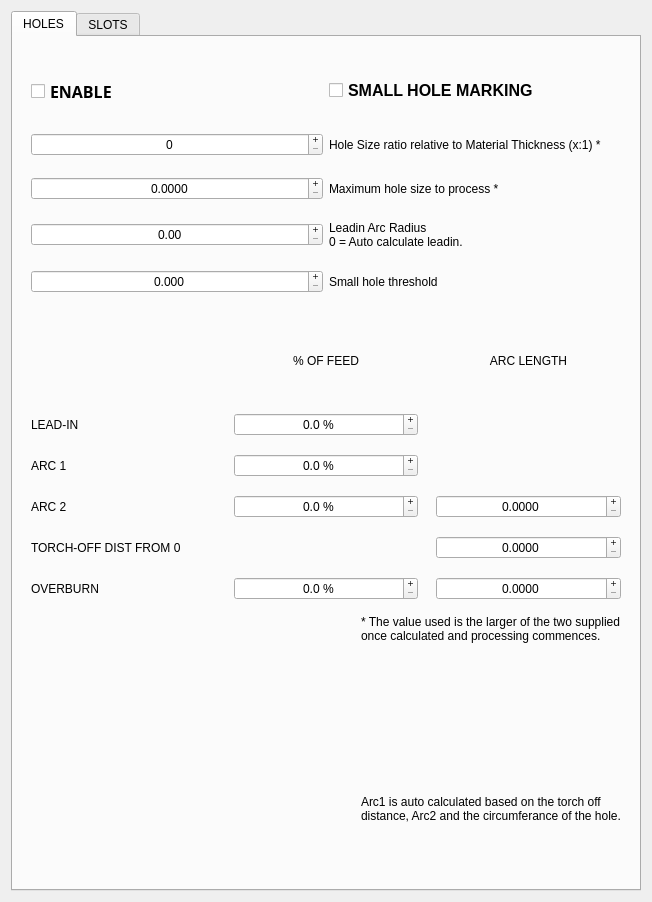
             <widget class="QWidget" name="widget_18" native="true">
              <property name="sizePolicy">
               <sizepolicy hsizetype="Preferred" vsizetype="Preferred">
                <horstretch>1</horstretch>
                <verstretch>0</verstretch>
               </sizepolicy>
              </property>
              <layout class="QVBoxLayout" name="verticalLayout_10">
               <item>
                <widget class="MkTabWidget" name="tab_holes_and_slots">
                 <property name="currentIndex">
                  <number>0</number>
                 </property>
                 <widget class="QWidget" name="tab_14">
                  <property name="sizePolicy">
                   <sizepolicy hsizetype="Preferred" vsizetype="MinimumExpanding">
                    <horstretch>0</horstretch>
                    <verstretch>0</verstretch>
                   </sizepolicy>
                  </property>
                  <property name="minimumSize">
                   <size>
                    <width>0</width>
                    <height>850</height>
                   </size>
                  </property>
                  <attribute name="title">
                   <string>HOLES</string>
                  </attribute>
                  <layout class="QVBoxLayout" name="verticalLayout_19">
                   <item>
                    <widget class="QWidget" name="widget_22" native="true">
                     <layout class="QGridLayout" name="gridLayout_28">
                      <item row="1" column="0">
                       <widget class="PlasmaHalSpinBox" name="spn_hole_thickness_ratio">
                        <property name="alignment">
                         <set>Qt::AlignCenter</set>
                        </property>
                        <property name="buttonSymbols">
                         <enum>QAbstractSpinBox::PlusMinus</enum>
                        </property>
                        <property name="pinBaseName" stdset="0">
                         <string>plasma-hole-thickness-ratio</string>
                        </property>
                        <property name="settingName" stdset="0">
                         <string>plasma_hole_thickness_ratio</string>
                        </property>
                       </widget>
                      </item>
                      <item row="4" column="0">
                       <widget class="PlasmaHalDoubleSpinBox" name="spn_small_hole_threshold">
                        <property name="alignment">
                         <set>Qt::AlignCenter</set>
                        </property>
                        <property name="buttonSymbols">
                         <enum>QAbstractSpinBox::PlusMinus</enum>
                        </property>
                        <property name="decimals">
                         <number>3</number>
                        </property>
                        <property name="pinBaseName" stdset="0">
                         <string>plasma-small-hole-threshold</string>
                        </property>
                        <property name="settingName" stdset="0">
                         <string>plasma_small_hole_threshold</string>
                        </property>
                       </widget>
                      </item>
                      <item row="4" column="1">
                       <widget class="QLabel" name="label_73">
                        <property name="text">
                         <string>Small hole threshold</string>
                        </property>
                       </widget>
                      </item>
                      <item row="3" column="0">
                       <widget class="PlasmaHalDoubleSpinBox" name="spn_leadin_radius">
                        <property name="alignment">
                         <set>Qt::AlignCenter</set>
                        </property>
                        <property name="buttonSymbols">
                         <enum>QAbstractSpinBox::PlusMinus</enum>
                        </property>
                        <property name="pinBaseName" stdset="0">
                         <string>plasma-leadin-radius</string>
                        </property>
                        <property name="settingName" stdset="0">
                         <string>plasma_leadin_radius</string>
                        </property>
                       </widget>
                      </item>
                      <item row="1" column="1">
                       <widget class="QLabel" name="label_11">
                        <property name="text">
                         <string>Hole Size ratio relative to Material Thickness (x:1) *</string>
                        </property>
                        <property name="wordWrap">
                         <bool>true</bool>
                        </property>
                       </widget>
                      </item>
                      <item row="3" column="1">
                       <widget class="QLabel" name="label_79">
                        <property name="text">
                         <string>Leadin Arc Radius
0 = Auto calculate leadin.</string>
                        </property>
                        <property name="wordWrap">
                         <bool>true</bool>
                        </property>
                       </widget>
                      </item>
                      <item row="0" column="0">
                       <widget class="PlasmaHalCheckBox" name="chkb_hole_detect_enable">
                        <property name="minimumSize">
                         <size>
                          <width>0</width>
                          <height>42</height>
                         </size>
                        </property>
                        <property name="maximumSize">
                         <size>
                          <width>16777215</width>
                          <height>42</height>
                         </size>
                        </property>
                        <property name="font">
                         <font>
                          <family>Sans</family>
                          <pointsize>12</pointsize>
                          <weight>75</weight>
                          <italic>false</italic>
                          <bold>true</bold>
                         </font>
                        </property>
                        <property name="styleSheet">
                         <string notr="true">font: bold 12pt;</string>
                        </property>
                        <property name="text">
                         <string>ENABLE</string>
                        </property>
                        <property name="pinBaseName" stdset="0">
                         <string>plasma-hole-detect-enable</string>
                        </property>
                        <property name="settingName" stdset="0">
                         <string>plasma_hole_detect_enable</string>
                        </property>
                       </widget>
                      </item>
                      <item row="0" column="1">
                       <widget class="PlasmaHalCheckBox" name="chkb_small_hole_detect">
                        <property name="styleSheet">
                         <string notr="true">font: bold 12pt;</string>
                        </property>
                        <property name="text">
                         <string>SMALL HOLE MARKING</string>
                        </property>
                        <property name="pinBaseName" stdset="0">
                         <string>plasma-small-hole-detect</string>
                        </property>
                        <property name="settingName" stdset="0">
                         <string>plasma_small_hole_detect</string>
                        </property>
                       </widget>
                      </item>
                      <item row="2" column="1">
                       <widget class="QLabel" name="label_70">
                        <property name="text">
                         <string>Maximum hole size to process *</string>
                        </property>
                       </widget>
                      </item>
                      <item row="2" column="0">
                       <widget class="PlasmaHalDoubleSpinBox" name="spn_max_hole_size">
                        <property name="alignment">
                         <set>Qt::AlignCenter</set>
                        </property>
                        <property name="buttonSymbols">
                         <enum>QAbstractSpinBox::PlusMinus</enum>
                        </property>
                        <property name="decimals">
                         <number>4</number>
                        </property>
                        <property name="maximum">
                         <double>200.000000000000000</double>
                        </property>
                        <property name="pinBaseName" stdset="0">
                         <string>plasma-max-hole-size</string>
                        </property>
                        <property name="settingName" stdset="0">
                         <string>plasma_max_hole_size</string>
                        </property>
                       </widget>
                      </item>
                     </layout>
                    </widget>
                   </item>
                   <item>
                    <widget class="QWidget" name="widget_21" native="true">
                     <property name="sizePolicy">
                      <sizepolicy hsizetype="Preferred" vsizetype="Preferred">
                       <horstretch>0</horstretch>
                       <verstretch>0</verstretch>
                      </sizepolicy>
                     </property>
                     <property name="sizeIncrement">
                      <size>
                       <width>0</width>
                       <height>0</height>
                      </size>
                     </property>
                     <property name="baseSize">
                      <size>
                       <width>0</width>
                       <height>0</height>
                      </size>
                     </property>
                     <layout class="QGridLayout" name="gridLayout_29">
                      <property name="topMargin">
                       <number>0</number>
                      </property>
                      <property name="bottomMargin">
                       <number>0</number>
                      </property>
                      <property name="spacing">
                       <number>18</number>
                      </property>
                      <item row="5" column="0">
                       <widget class="QLabel" name="label_81">
                        <property name="text">
                         <string>OVERBURN</string>
                        </property>
                       </widget>
                      </item>
                      <item row="2" column="0">
                       <widget class="QLabel" name="label_80">
                        <property name="text">
                         <string>ARC 1</string>
                        </property>
                       </widget>
                      </item>
                      <item row="1" column="1">
                       <widget class="PlasmaHalDoubleSpinBox" name="spn_leadin_percent_2">
                        <property name="alignment">
                         <set>Qt::AlignCenter</set>
                        </property>
                        <property name="buttonSymbols">
                         <enum>QAbstractSpinBox::PlusMinus</enum>
                        </property>
                        <property name="suffix">
                         <string> %</string>
                        </property>
                        <property name="decimals">
                         <number>1</number>
                        </property>
                        <property name="pinBaseName" stdset="0">
                         <string>plasma-leadin-percent</string>
                        </property>
                        <property name="settingName" stdset="0">
                         <string>plasma_leadin_percent</string>
                        </property>
                       </widget>
                      </item>
                      <item row="3" column="0">
                       <widget class="QLabel" name="label_84">
                        <property name="text">
                         <string>ARC 2</string>
                        </property>
                       </widget>
                      </item>
                      <item row="0" column="2">
                       <widget class="QLabel" name="label_85">
                        <property name="text">
                         <string>ARC LENGTH</string>
                        </property>
                        <property name="alignment">
                         <set>Qt::AlignCenter</set>
                        </property>
                       </widget>
                      </item>
                      <item row="3" column="2">
                       <widget class="PlasmaHalDoubleSpinBox" name="spn_arc2_distance_2">
                        <property name="alignment">
                         <set>Qt::AlignCenter</set>
                        </property>
                        <property name="buttonSymbols">
                         <enum>QAbstractSpinBox::PlusMinus</enum>
                        </property>
                        <property name="suffix">
                         <string/>
                        </property>
                        <property name="decimals">
                         <number>4</number>
                        </property>
                        <property name="pinBaseName" stdset="0">
                         <string>plasma-arc2-distance</string>
                        </property>
                        <property name="settingName" stdset="0">
                         <string>plasma_arc2_distance</string>
                        </property>
                       </widget>
                      </item>
                      <item row="5" column="1">
                       <widget class="PlasmaHalDoubleSpinBox" name="spn_arc3_percent_2">
                        <property name="alignment">
                         <set>Qt::AlignCenter</set>
                        </property>
                        <property name="buttonSymbols">
                         <enum>QAbstractSpinBox::PlusMinus</enum>
                        </property>
                        <property name="suffix">
                         <string> %</string>
                        </property>
                        <property name="decimals">
                         <number>1</number>
                        </property>
                        <property name="pinBaseName" stdset="0">
                         <string>plasma-arc3-percent</string>
                        </property>
                        <property name="settingName" stdset="0">
                         <string>plasma_arc3_percent</string>
                        </property>
                       </widget>
                      </item>
                      <item row="3" column="1">
                       <widget class="PlasmaHalDoubleSpinBox" name="spn_arc2_percent_2">
                        <property name="alignment">
                         <set>Qt::AlignCenter</set>
                        </property>
                        <property name="buttonSymbols">
                         <enum>QAbstractSpinBox::PlusMinus</enum>
                        </property>
                        <property name="suffix">
                         <string> %</string>
                        </property>
                        <property name="decimals">
                         <number>1</number>
                        </property>
                        <property name="pinBaseName" stdset="0">
                         <string>plasma-arc2-percent</string>
                        </property>
                        <property name="settingName" stdset="0">
                         <string>plasma_arc2_percent</string>
                        </property>
                       </widget>
                      </item>
                      <item row="1" column="0">
                       <widget class="QLabel" name="label_82">
                        <property name="text">
                         <string>LEAD-IN</string>
                        </property>
                       </widget>
                      </item>
                      <item row="5" column="2">
                       <widget class="PlasmaHalDoubleSpinBox" name="spn_arc3_distance_2">
                        <property name="alignment">
                         <set>Qt::AlignCenter</set>
                        </property>
                        <property name="buttonSymbols">
                         <enum>QAbstractSpinBox::PlusMinus</enum>
                        </property>
                        <property name="decimals">
                         <number>4</number>
                        </property>
                        <property name="pinBaseName" stdset="0">
                         <string>plasma-arc3-distance</string>
                        </property>
                        <property name="settingName" stdset="0">
                         <string>plasma_arc3_distance</string>
                        </property>
                       </widget>
                      </item>
                      <item row="2" column="1">
                       <widget class="PlasmaHalDoubleSpinBox" name="spn_arc1_percent_2">
                        <property name="alignment">
                         <set>Qt::AlignCenter</set>
                        </property>
                        <property name="buttonSymbols">
                         <enum>QAbstractSpinBox::PlusMinus</enum>
                        </property>
                        <property name="suffix">
                         <string> %</string>
                        </property>
                        <property name="decimals">
                         <number>1</number>
                        </property>
                        <property name="pinBaseName" stdset="0">
                         <string>plasma-arc1-percent</string>
                        </property>
                        <property name="settingName" stdset="0">
                         <string>plasma_arc1_percent</string>
                        </property>
                       </widget>
                      </item>
                      <item row="0" column="1">
                       <widget class="QLabel" name="label_83">
                        <property name="text">
                         <string>% OF FEED</string>
                        </property>
                        <property name="alignment">
                         <set>Qt::AlignCenter</set>
                        </property>
                       </widget>
                      </item>
                      <item row="4" column="0">
                       <widget class="QLabel" name="label_72">
                        <property name="text">
                         <string>TORCH-OFF DIST FROM 0</string>
                        </property>
                       </widget>
                      </item>
                      <item row="4" column="2">
                       <widget class="PlasmaHalDoubleSpinBox" name="spn_torch_off_distance">
                        <property name="alignment">
                         <set>Qt::AlignCenter</set>
                        </property>
                        <property name="buttonSymbols">
                         <enum>QAbstractSpinBox::PlusMinus</enum>
                        </property>
                        <property name="decimals">
                         <number>4</number>
                        </property>
                        <property name="pinBaseName" stdset="0">
                         <string>plasma-torch-off-distance</string>
                        </property>
                        <property name="settingName" stdset="0">
                         <string>plasma_torch_off_distance</string>
                        </property>
                       </widget>
                      </item>
                     </layout>
                    </widget>
                   </item>
                   <item>
                    <widget class="QWidget" name="widget_23" native="true">
                     <layout class="QHBoxLayout" name="horizontalLayout_7">
                      <property name="spacing">
                       <number>0</number>
                      </property>
                      <property name="leftMargin">
                       <number>0</number>
                      </property>
                      <property name="topMargin">
                       <number>0</number>
                      </property>
                      <property name="rightMargin">
                       <number>0</number>
                      </property>
                      <property name="bottomMargin">
                       <number>0</number>
                      </property>
                      <item>
                       <spacer name="horizontalSpacer_7">
                        <property name="orientation">
                         <enum>Qt::Horizontal</enum>
                        </property>
                        <property name="sizeHint" stdset="0">
                         <size>
                          <width>40</width>
                          <height>20</height>
                         </size>
                        </property>
                       </spacer>
                      </item>
                      <item>
                       <widget class="QLabel" name="label_76">
                        <property name="sizePolicy">
                         <sizepolicy hsizetype="Fixed" vsizetype="Fixed">
                          <horstretch>0</horstretch>
                          <verstretch>0</verstretch>
                         </sizepolicy>
                        </property>
                        <property name="minimumSize">
                         <size>
                          <width>250</width>
                          <height>250</height>
                         </size>
                        </property>
                        <property name="maximumSize">
                         <size>
                          <width>250</width>
                          <height>250</height>
                         </size>
                        </property>
                        <property name="text">
                         <string/>
                        </property>
                        <property name="pixmap">
                         <pixmap>../common/icons/holes/hole-ui-graphic.png</pixmap>
                        </property>
                        <property name="scaledContents">
                         <bool>true</bool>
                        </property>
                        <property name="alignment">
                         <set>Qt::AlignCenter</set>
                        </property>
                       </widget>
                      </item>
                      <item>
                       <spacer name="horizontalSpacer_8">
                        <property name="orientation">
                         <enum>Qt::Horizontal</enum>
                        </property>
                        <property name="sizeHint" stdset="0">
                         <size>
                          <width>40</width>
                          <height>20</height>
                         </size>
                        </property>
                       </spacer>
                      </item>
                      <item>
                       <widget class="QWidget" name="widget_24" native="true">
                        <property name="sizePolicy">
                         <sizepolicy hsizetype="Fixed" vsizetype="Preferred">
                          <horstretch>0</horstretch>
                          <verstretch>0</verstretch>
                         </sizepolicy>
                        </property>
                        <property name="minimumSize">
                         <size>
                          <width>50</width>
                          <height>0</height>
                         </size>
                        </property>
                        <layout class="QVBoxLayout" name="verticalLayout_23">
                         <item>
                          <widget class="QLabel" name="label_71">
                           <property name="text">
                            <string>* The value used is the larger of the two supplied once calculated and processing commences.</string>
                           </property>
                           <property name="alignment">
                            <set>Qt::AlignLeading|Qt::AlignLeft|Qt::AlignTop</set>
                           </property>
                           <property name="wordWrap">
                            <bool>true</bool>
                           </property>
                          </widget>
                         </item>
                         <item>
                          <widget class="QLabel" name="label_74">
                           <property name="text">
                            <string>Arc1 is auto calculated based on the torch off distance, Arc2 and the circumferance of the hole.</string>
                           </property>
                           <property name="wordWrap">
                            <bool>true</bool>
                           </property>
                          </widget>
                         </item>
                        </layout>
                       </widget>
                      </item>
                     </layout>
                    </widget>
                   </item>
                  </layout>
                 </widget>
                 <widget class="QWidget" name="tab_16">
                  <attribute name="title">
                   <string>SLOTS</string>
                  </attribute>
                  <layout class="QVBoxLayout" name="verticalLayout_22">
                   <property name="topMargin">
                    <number>20</number>
                   </property>
                   <item>
                    <widget class="MkGroupBox" name="groupbox_19">
                     <property name="title">
                      <string>SLOT DETECTION (PLACE HOLDER)</string>
                     </property>
                     <layout class="QGridLayout" name="gridLayout_27">
                      <item row="1" column="1">
                       <spacer name="verticalSpacer_7">
                        <property name="orientation">
                         <enum>Qt::Vertical</enum>
                        </property>
                        <property name="sizeHint" stdset="0">
                         <size>
                          <width>20</width>
                          <height>411</height>
                         </size>
                        </property>
                       </spacer>
                      </item>
                      <item row="0" column="0">
                       <widget class="QCheckBox" name="chkb_slot_detect_enable">
                        <property name="text">
                         <string>Enable</string>
                        </property>
                       </widget>
                      </item>
                     </layout>
                    </widget>
                   </item>
                  </layout>
                 </widget>
                </widget>
               </item>
              </layout>
             </widget>
